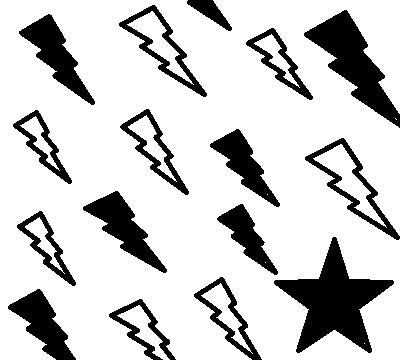
#> input picture Block/plain.bmp, 400 x 360 px
$ python block.py
#> lines starting #> are read from the running program, lines starting #| are printed output that depends on the picture; after the words box and inside, x2 and y2 are one past the last pixel; in counts of white or black regions, pixels touching at a corner belong together
from PIL import Image
import hashlib

blockWidth = 4
blockHeight = 3
key = b"Ds1wq&T_xaL9q`nIa8!"

def min(a,b):
    if (a >= b):
        return b
    else:
        return a

def access_bit(data, num):
    base = int(num/8)
    shift = num % 8
    return (data[base] & (1<<shift)) >> shift

def switchKey(b):
    global key
    key = b

def EncryptEBC(a):
    md = hashlib.md5(key)
    md.update(repr(a).encode('utf-8'))
    bytes = md.digest()
    for i in range(0, len(a)):
        a[i] = bytes[i]
        if (i % 15 == 0):
            bytes+=md.digest()

    return a

def EncryptCBC(a):
    md = hashlib.md5(key)
    md.update(repr(a).encode('utf-8'))
    bytes = md.digest()

    for i in range(0, len(a)):
        a[i] = bytes[i]
        if (i % 15 == 0):
            bytes+=md.digest()

    switchKey(repr(a).encode('utf-8'))
    return a


def ProcessBlockEBC(image,x,y,width,height):
    list = [None] * width * height
    k = 0
    for i in range(x,x+width):
        for j in range(y, y+height):
            list[k] = image[i,j]
            k+=1
    a = EncryptEBC(list)
    k = 0
    for i in range(x,x+width):
        for j in range(y, y+height):
            image[i,j] = a[k]
            k+=1

def ProcessBlockCBC(image,x,y,width,height):
    list = [None] * width * height
    k = 0
    for i in range(x,x+width):
        for j in range(y, y+height):
            list[k] = image[i,j]
            k+=1
    a = EncryptCBC(list)
    k = 0
    for i in range(x,x+width):
        for j in range(y, y+height):
            image[i,j] = a[k]
            k+=1

def createBlocks():
    try:
        fkey = open("key.txt","r")
        switchKey(fkey.readline().encode('utf-8'))
    except IOError:
        print ("Plik z kluczem nie istnieje")
        print ("Domyslny klucz: \"Ds1wq&T_xaL9q`nIa8!\"")

    try:
        im1 = Image.open("plain.bmp").convert('L')
#> im1: PIL image 400x360 L; 79.9% white; 16 black regions, largest, box (x1, y1, x2, y2) and area: (274, 237, 394, 353) 5418, (304, 10, 400, 128) 3913, (83, 191, 167, 273) 2272
    except IOError:
        print ("Plik plain.bmp nie istnieje!")
        return
    width, height = im1.size
#> width = 400; height = 360
    pixels1 = im1.load()
    for x in range(0, width , blockWidth):
        for y in range(0, height ,blockHeight):
            ProcessBlockEBC(pixels1, x, y, min(width - x, blockWidth), min( height - y, blockHeight))

    im1.save("ecb_crypto.bmp")
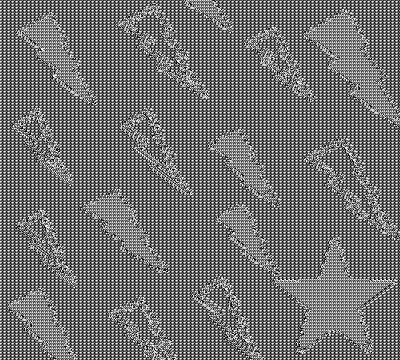
#> saved as ecb_crypto.bmp: PIL image 400x360 L; min 0, max 255, mean 113.2


    im = Image.open("plain.bmp").convert('L')

    pixels = im.load()
    for x in range(0, width , blockWidth):
        for y in range(0, height ,blockHeight):
            ProcessBlockCBC(pixels, x, y, min(width - x, blockWidth), min( height - y, blockHeight))

    im.save("cbc_crypto.bmp")
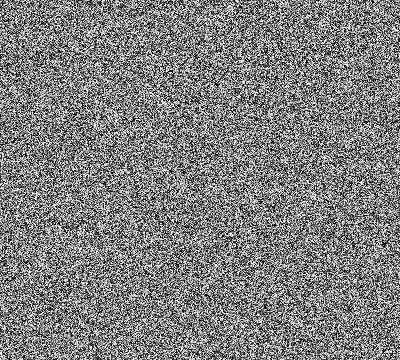
#> saved as cbc_crypto.bmp: PIL image 400x360 L; min 0, max 255, mean 127.6

createBlocks()
